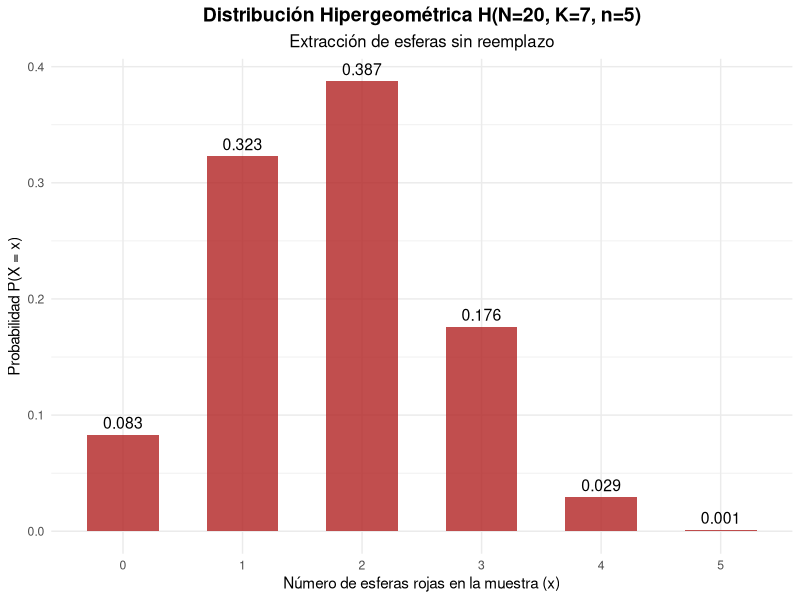
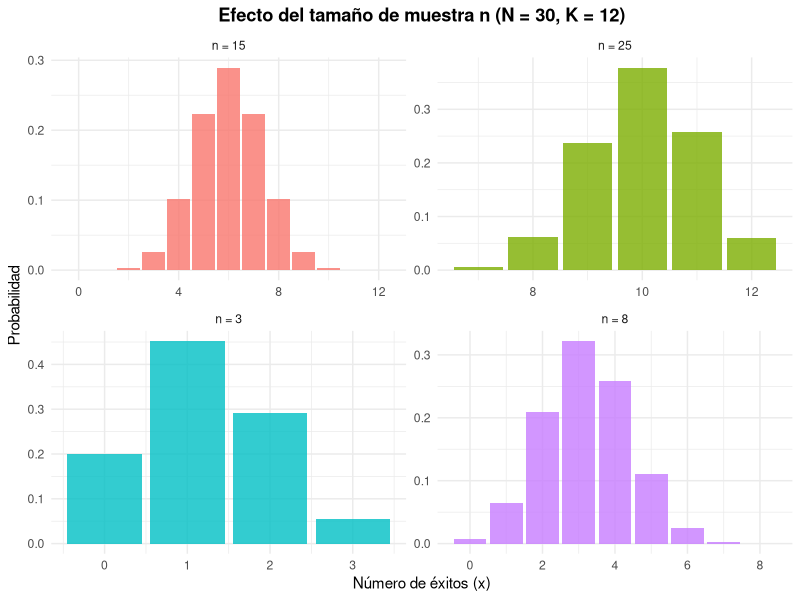
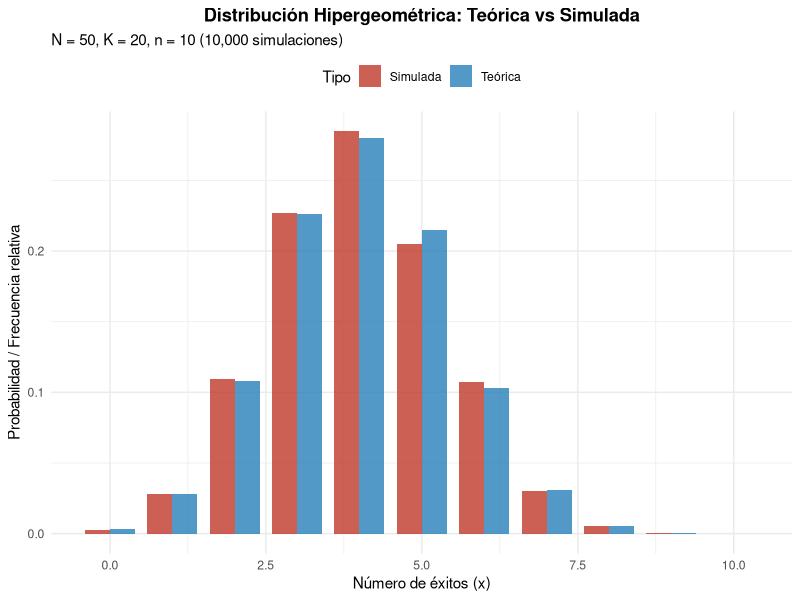
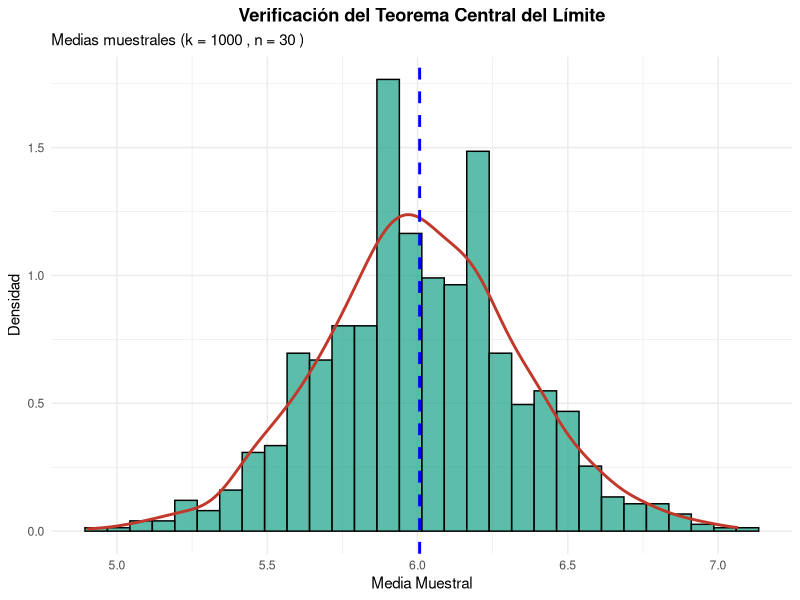

These charts were generated, in order, by the following R code:
## ---- chunk 1
library(ggplot2)
library(dplyr)
library(knitr)
library(gridExtra)
library(kableExtra)
## ---- chunk 2
# Parámetros
N <- 20
K <- 7
n <- 5

# Soporte de x
x_min <- max(0, n - (N - K))
x_max <- min(n, K)
x_vals <- x_min:x_max

# Probabilidades usando dhyper
prob_vals <- dhyper(x_vals, m = K, n = N - K, k = n)

# Crear tabla
tabla_hiper <- data.frame(
  Exitos = x_vals,
  Probabilidad = prob_vals,
  Acumulada = phyper(x_vals, m = K, n = N - K, k = n)
)

kable(tabla_hiper, caption = "Distribución Hipergeométrica (N = 20, K = 7, n = 5)",
      digits = 4, col.names = c("Esferas Rojas (x)", "P(X = x)", "P(X ≤ x)")) |>
  kable_styling(bootstrap_options = "striped")

# Cálculos específicos
p_exos_2 <- dhyper(2, m = K, n = N - K, k = n)
p_max_2 <- phyper(2, m = K, n = N - K, k = n)

cat("\nProbabilidades de interés:\n")
cat("P(X = 2):", round(p_exos_2, 4), "\n")
cat("P(X ≤ 2):", round(p_max_2, 4), "\n")

# Parámetros estadísticos teóricos
p_prop <- K / N
media_teo <- n * p_prop
var_teo <- n * p_prop * (1 - p_prop) * ((N - n) / (N - 1))
sd_teo <- sqrt(var_teo)

cat("\nParámetros Estadísticos Teóricos:\n")
cat("Media E(X):", round(media_teo, 4), "\n")
cat("Varianza Var(X):", round(var_teo, 4), "\n")
cat("Desviación estándar σ:", round(sd_teo, 4), "\n")
## ---- chunk 3
ggplot(tabla_hiper, aes(x = factor(Exitos), y = Probabilidad)) +
  geom_col(fill = "firebrick", alpha = 0.8, width = 0.6) +
  geom_text(aes(label = round(Probabilidad, 3)), vjust = -0.5, size = 4) +
  labs(title = "Distribución Hipergeométrica H(N=20, K=7, n=5)",
       subtitle = "Extracción de esferas sin reemplazo",
       x = "Número de esferas rojas en la muestra (x)",
       y = "Probabilidad P(X = x)") +
  theme_minimal() +
  theme(plot.title = element_text(hjust = 0.5, face = "bold", size = 14),
        plot.subtitle = element_text(hjust = 0.5, size = 12))
## ---- chunk 4
N_fijo <- 30
K_fijo <- 12
n_vals <- c(3, 8, 15, 25)

data_n <- data.frame()
for(ni in n_vals) {
  x_m <- max(0, ni - (N_fijo - K_fijo))
  x_M <- min(ni, K_fijo)
  xs <- x_m:x_M
  ps <- dhyper(xs, m = K_fijo, n = N_fijo - K_fijo, k = ni)
  temp <- data.frame(n = paste("n =", ni), x = xs, prob = ps)
  data_n <- rbind(data_n, temp)
}

ggplot(data_n, aes(x = x, y = prob, fill = n)) +
  geom_col(position = "dodge", alpha = 0.8) +
  facet_wrap(~n, scales = "free") +
  labs(title = "Efecto del tamaño de muestra n (N = 30, K = 12)",
       x = "Número de éxitos (x)",
       y = "Probabilidad") +
  theme_minimal() +
  theme(legend.position = "none", plot.title = element_text(hjust = 0.5, face = "bold"))
## ---- chunk 5
set.seed(2026)
N_sim <- 50
K_sim <- 20
n_sim <- 10
n_rep <- 10000

# Simulación usando rhyper
sim_vals <- rhyper(n_rep, m = K_sim, n = N_sim - K_sim, k = n_sim)

# Estadísticas observadas
media_obs <- mean(sim_vals)
var_obs <- var(sim_vals)
sd_obs <- sd(sim_vals)

# Estadísticas teóricas
p_s <- K_sim / N_sim
media_t <- n_sim * p_s
var_t <- n_sim * p_s * (1 - p_s) * ((N_sim - n_sim) / (N_sim - 1))
sd_t <- sqrt(var_t)

tabla_comp <- data.frame(
  Estadística = c("Media", "Varianza", "Desv. Estándar"),
  Teórica = c(media_t, var_t, sd_t),
  Simulada = c(media_obs, var_obs, sd_obs),
  Diferencia = c(abs(media_t - media_obs), abs(var_t - var_obs), abs(sd_t - sd_obs))
)

kable(tabla_comp, digits = 4, caption = "Comparación Teórica vs Simulada (N=50, K=20, n=10)") |>
  kable_styling(bootstrap_options = "striped")
## ---- chunk 6
x_min_s <- max(0, n_sim - (N_sim - K_sim))
x_max_s <- min(n_sim, K_sim)
x_s <- x_min_s:x_max_s
prob_t_s <- dhyper(x_s, m = K_sim, n = N_sim - K_sim, k = n_sim)

freq_s <- table(factor(sim_vals, levels = x_s))
prob_obs_s <- as.numeric(freq_s) / n_rep

df_comp_s <- data.frame(
  x = rep(x_s, 2),
  Probabilidad = c(prob_t_s, prob_obs_s),
  Tipo = rep(c("Teórica", "Simulada"), each = length(x_s))
)

ggplot(df_comp_s, aes(x = x, y = Probabilidad, fill = Tipo)) +
  geom_col(position = "dodge", alpha = 0.8, width = 0.8) +
  labs(title = "Distribución Hipergeométrica: Teórica vs Simulada",
       subtitle = "N = 50, K = 20, n = 10 (10,000 simulaciones)",
       x = "Número de éxitos (x)",
       y = "Probabilidad / Frecuencia relativa") +
  theme_minimal() +
  scale_fill_manual(values = c("Teórica" = "#2980B9", "Simulada" = "#C0392B")) +
  theme(plot.title = element_text(hjust = 0.5, face = "bold"), legend.position = "top")
## ---- chunk 7
k_muestras <- 1000
n_tam <- 30
N_tcl <- 200
K_tcl <- 80

medias_hiper <- replicate(k_muestras, {
  muestra <- rhyper(n_tam, m = K_tcl, n = N_tcl - K_tcl, k = 15)
  mean(muestra)
})

df_tcl <- data.frame(Media = medias_hiper)

mu_teo <- 15 * (K_tcl / N_tcl)
var_teo_media <- (15 * (K_tcl/N_tcl) * (1 - K_tcl/N_tcl) * ((N_tcl - 15)/(N_tcl - 1))) / n_tam

ggplot(df_tcl, aes(x = Media)) +
  geom_histogram(aes(y = after_stat(density)), bins = 30, fill = "#16A085", alpha = 0.7, color = "black") +
  geom_density(color = "#C0392B", linewidth = 1) +
  geom_vline(xintercept = mean(medias_hiper), color = "blue", linetype = "dashed", linewidth = 1) +
  labs(title = "Verificación del Teorema Central del Límite",
       subtitle = paste("Medias muestrales (k =", k_muestras, ", n =", n_tam, ")"),
       x = "Media Muestral",
       y = "Densidad") +
  theme_minimal() +
  theme(plot.title = element_text(hjust = 0.5, face = "bold"))

cat("Media teórica de la media:", round(mu_teo, 4), "\n")
cat("Media observada:", round(mean(medias_hiper), 4), "\n")
cat("Varianza teórica de la media:", round(var_teo_media, 4), "\n")
cat("Varianza observada de la media:", round(var(medias_hiper), 4), "\n")
## ---- chunk 8
# Parámetros
N1 <- 40; K1 <- 6; n1 <- 5

# a) P(X = 2)
p_2 <- dhyper(2, m = K1, n = N1 - K1, k = n1)
cat("a) P(X = 2) =", round(p_2, 4), "\n")

# b) P(X ≤ 1)
p_leq_1 <- phyper(1, m = K1, n = N1 - K1, k = n1)
cat("b) P(X ≤ 1) =", round(p_leq_1, 4), "\n")

# c) Esperanza, varianza, desviación estándar
mu1 <- n1 * (K1 / N1)
var1 <- n1 * (K1 / N1) * (1 - K1 / N1) * ((N1 - n1) / (N1 - 1))
sd1 <- sqrt(var1)
cat("c) Media:", round(mu1, 4), "| Varianza:", round(var1, 4), "| Desv. Std:", round(sd1, 4), "\n")

# d) Simulación de 5,000 muestras
set.seed(42)
sim1 <- rhyper(5000, m = K1, n = N1 - K1, k = n1)
cat("   Media simulada:", round(mean(sim1), 4), "| Varianza simulada:", round(var(sim1), 4), "\n")
## ---- chunk 9
# a) P(X = 6) con N=100, K=30, n=20
p_6 <- dhyper(6, m = 30, n = 70, k = 20)
cat("a) P(X = 6) =", round(p_6, 4), "\n")

# b) Verificación TCL con N=500, K=150, n=25
set.seed(123)
medias_tcl2 <- replicate(1000, {
  mean(rhyper(25, m = 150, n = 350, k = 30))
})
cat("b) Media de las medias muestrales:", round(mean(medias_tcl2), 4), 
    "| Varianza de las medias:", round(var(medias_tcl2), 4), "\n")
